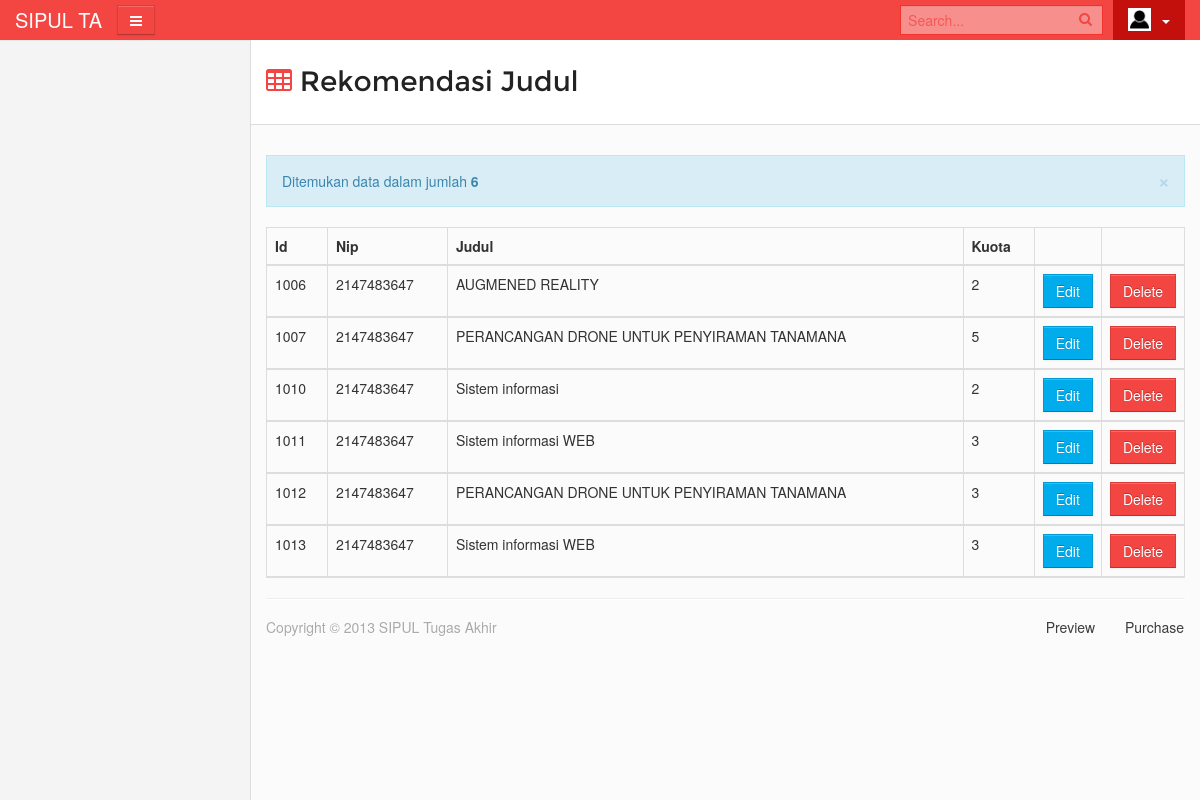
The page /index.php/c_inputjuduldosen on the database its author committed.
### tables this page shows
CREATE TABLE `tb_rekomendasijudul` (
  `id_judul` int(15) NOT NULL,
  `nip` int(20) NOT NULL,
  `nama_judul` text NOT NULL,
  `kuota` varchar(10) NOT NULL
);

### application/controllers/c_inputjuduldosen.php (called while the page is built, shortened)
<?php defined('BASEPATH') OR exit('No direct script access allowed');
class c_inputjuduldosen extends CI_Controller {
    public function __construct() {
        $this->load->database();
    }
    public function index()
    {
        $tb_rekomendasijudul = $this->db->get('tb_rekomendasijudul');
        $data['result'] = $tb_rekomendasijudul->result_array();
        $data['num_rows'] = $tb_rekomendasijudul->num_rows();
        $this->load->view('template/header');
        $this->load->view('template/sidebar');
        $this->load->view('v_readinputjuduldosen', $data);
        $this->load->view('template/footer');
    }
}

### index.php (called while the page is built, shortened)
<?php
require_once BASEPATH.'core/CodeIgniter.php';

### application/views/v_readinputjuduldosen.php (the view)
<section id='content'>
        <div class='container'>
          <div class='row' id='content-wrapper'>
            <div class='col-xs-12'>
              <div class='row'>
                <div class='col-sm-12'>
                  <div class='page-header'>
                    <h1 class='pull-left'>
                      <i class='icon-table'></i>
                      <span>Rekomendasi Judul</span>
                    </h1>
                    </div>
                </div>
              </div>
            <div class='row'>
                <div class='col-sm-12'>
                    <div class='alert alert-info alert-dismissable'>
                      <a class='close' data-dismiss='alert' href='#'>&times;</a>
                      Ditemukan data dalam jumlah <strong><?php echo $num_rows ?></strong>
                    </div>
                    <div class='box-content box-no-padding'>
                      <div class='responsive-table'>
                        <div class='scrollable-area'>
                          <table class='data-table table table-bordered table-striped' style='margin-bottom:0;'>
                            <thead>
                              <tr>
            <th>Id</th><th>Nip</th><th>Judul</th><th>Kuota</th>
            <th style="width: 1%;"> </th><th style="width: 1%;"> </th>
        </tr>
        <?php foreach ($result as $r) {
            echo '<tr>';
            echo '<td>'.$r['id_judul'].'</td><td>'.$r['nip'].'</td><td>'.$r['nama_judul'].'</td><td>'.$r['kuota'].'</td>';
            echo '<td><a href="'.site_url('/c_inputjuduldosen/v_updateinputjuduldosen/'.$r['id_judul']).'" class="btn btn-primary">Edit</a></td>';
            echo '<td><a href="'.site_url('/c_inputjuduldosen/v_deleteinputjuduldosen/'.$r['id_judul']).'" class="btn btn-danger">Delete</a></td>';
            echo '</tr>';
        }
        ?>
                          </table>
                        </div>
                      </div>
                    </div>
                </div>
              </div>

### rows shown on the page
tb_rekomendasijudul: id_judul "1006", nip "2147483647", nama_judul "AUGMENED REALITY", kuota "2"
tb_rekomendasijudul: id_judul "1007", nip "2147483647", nama_judul "PERANCANGAN DRONE UNTUK PENYIRAMAN TANAMANA", kuota "5"
tb_rekomendasijudul: id_judul "1010", nip "2147483647", nama_judul "Sistem informasi", kuota "2"
tb_rekomendasijudul: id_judul "1011", nip "2147483647", nama_judul "Sistem informasi WEB", kuota "3"
tb_rekomendasijudul: id_judul "1012", nip "2147483647", nama_judul "PERANCANGAN DRONE UNTUK PENYIRAMAN TANAMANA", kuota "3"
tb_rekomendasijudul: id_judul "1013", nip "2147483647", nama_judul "Sistem informasi WEB", kuota "3"

### other values the page prints
$num_rows "6"
